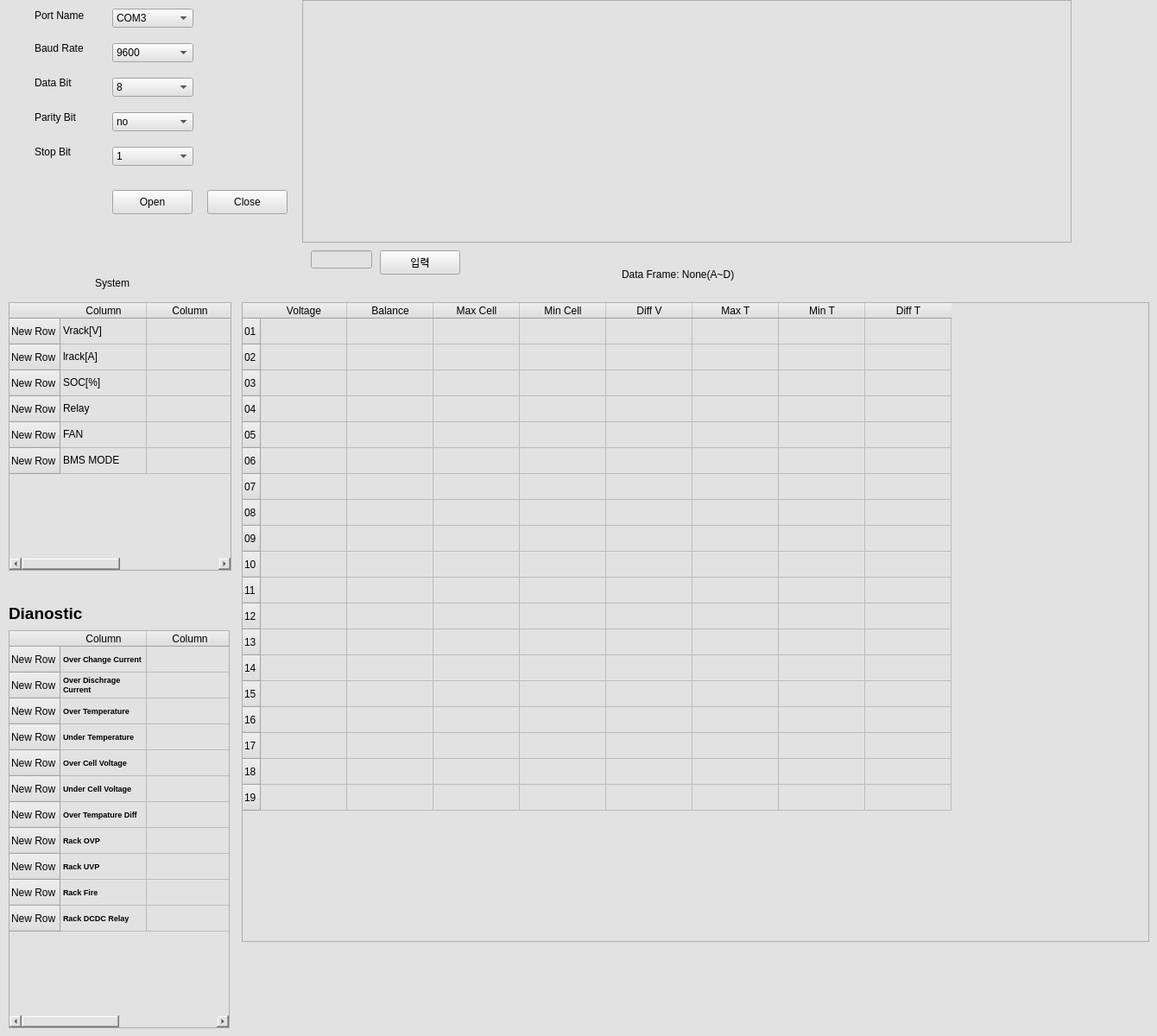
             <widget class="QWidget" name="Rack_1">
              <property name="enabled">
               <bool>true</bool>
              </property>
              <property name="sizePolicy">
               <sizepolicy hsizetype="Preferred" vsizetype="Preferred">
                <horstretch>100</horstretch>
                <verstretch>100</verstretch>
               </sizepolicy>
              </property>
              <property name="sizeIncrement">
               <size>
                <width>1000</width>
                <height>1000</height>
               </size>
              </property>
              <property name="baseSize">
               <size>
                <width>20</width>
                <height>20</height>
               </size>
              </property>
              <property name="styleSheet">
               <string notr="true">background-color: #E2E2E2;</string>
              </property>
              <attribute name="title">
               <string>1</string>
              </attribute>
              <widget class="QWidget" name="horizontalLayoutWidget">
               <property name="geometry">
                <rect>
                 <x>350</x>
                 <y>0</y>
                 <width>891</width>
                 <height>281</height>
                </rect>
               </property>
               <layout class="QHBoxLayout" name="horizontalLayout">
                <item>
                 <widget class="QFrame" name="frame_2">
                  <property name="minimumSize">
                   <size>
                    <width>200</width>
                    <height>200</height>
                   </size>
                  </property>
                  <property name="frameShape">
                   <enum>QFrame::StyledPanel</enum>
                  </property>
                  <property name="frameShadow">
                   <enum>QFrame::Raised</enum>
                  </property>
                  <layout class="QVBoxLayout" name="verticalLayout_3"/>
                 </widget>
                </item>
               </layout>
              </widget>
              <widget class="QLabel" name="label_df">
               <property name="geometry">
                <rect>
                 <x>720</x>
                 <y>310</y>
                 <width>161</width>
                 <height>16</height>
                </rect>
               </property>
               <property name="text">
                <string>Data Frame: None(A~D)</string>
               </property>
              </widget>
              <widget class="QComboBox" name="portCBox">
               <property name="geometry">
                <rect>
                 <x>130</x>
                 <y>10</y>
                 <width>94</width>
                 <height>22</height>
                </rect>
               </property>
               <item>
                <property name="text">
                 <string>COM3</string>
                </property>
               </item>
              </widget>
              <widget class="QComboBox" name="BaudCBox">
               <property name="geometry">
                <rect>
                 <x>130</x>
                 <y>50</y>
                 <width>94</width>
                 <height>22</height>
                </rect>
               </property>
               <item>
                <property name="text">
                 <string>9600</string>
                </property>
               </item>
               <item>
                <property name="text">
                 <string>115200</string>
                </property>
               </item>
              </widget>
              <widget class="QComboBox" name="DateBitCBox">
               <property name="geometry">
                <rect>
                 <x>130</x>
                 <y>90</y>
                 <width>94</width>
                 <height>22</height>
                </rect>
               </property>
               <item>
                <property name="text">
                 <string>8</string>
                </property>
               </item>
              </widget>
              <widget class="QComboBox" name="parityBitCBox">
               <property name="geometry">
                <rect>
                 <x>130</x>
                 <y>130</y>
                 <width>94</width>
                 <height>22</height>
                </rect>
               </property>
               <item>
                <property name="text">
                 <string>no</string>
                </property>
               </item>
              </widget>
              <widget class="QLabel" name="label_2">
               <property name="geometry">
                <rect>
                 <x>40</x>
                 <y>10</y>
                 <width>81</width>
                 <height>16</height>
                </rect>
               </property>
               <property name="text">
                <string>Port Name</string>
               </property>
              </widget>
              <widget class="QLabel" name="label_3">
               <property name="geometry">
                <rect>
                 <x>40</x>
                 <y>40</y>
                 <width>81</width>
                 <height>31</height>
                </rect>
               </property>
               <property name="text">
                <string>Baud Rate</string>
               </property>
              </widget>
              <widget class="QLabel" name="label_4">
               <property name="geometry">
                <rect>
                 <x>40</x>
                 <y>80</y>
                 <width>71</width>
                 <height>31</height>
                </rect>
               </property>
               <property name="text">
                <string>Data Bit</string>
               </property>
              </widget>
              <widget class="QLabel" name="label_5">
               <property name="geometry">
                <rect>
                 <x>40</x>
                 <y>120</y>
                 <width>81</width>
                 <height>31</height>
                </rect>
               </property>
               <property name="text">
                <string>Parity Bit</string>
               </property>
              </widget>
              <widget class="QLabel" name="label_6">
               <property name="geometry">
                <rect>
                 <x>40</x>
                 <y>160</y>
                 <width>81</width>
                 <height>31</height>
                </rect>
               </property>
               <property name="text">
                <string>Stop Bit</string>
               </property>
              </widget>
              <widget class="QComboBox" name="StopBitCBox">
               <property name="geometry">
                <rect>
                 <x>130</x>
                 <y>170</y>
                 <width>94</width>
                 <height>22</height>
                </rect>
               </property>
               <item>
                <property name="text">
                 <string>1</string>
                </property>
               </item>
              </widget>
              <widget class="QPushButton" name="openBtn">
               <property name="geometry">
                <rect>
                 <x>130</x>
                 <y>220</y>
                 <width>93</width>
                 <height>28</height>
                </rect>
               </property>
               <property name="text">
                <string>Open</string>
               </property>
              </widget>
              <widget class="QPushButton" name="closeBtn">
               <property name="geometry">
                <rect>
                 <x>240</x>
                 <y>220</y>
                 <width>93</width>
                 <height>28</height>
                </rect>
               </property>
               <property name="text">
                <string>Close</string>
               </property>
              </widget>
              <widget class="QLineEdit" name="input_edit">
               <property name="geometry">
                <rect>
                 <x>360</x>
                 <y>290</y>
                 <width>71</width>
                 <height>21</height>
                </rect>
               </property>
              </widget>
              <widget class="QPushButton" name="inputBtn">
               <property name="geometry">
                <rect>
                 <x>440</x>
                 <y>290</y>
                 <width>93</width>
                 <height>28</height>
                </rect>
               </property>
               <property name="text">
                <string>입력</string>
               </property>
              </widget>
              <widget class="QWidget" name="verticalLayoutWidget">
               <property name="geometry">
                <rect>
                 <x>280</x>
                 <y>350</y>
                 <width>1051</width>
                 <height>741</height>
                </rect>
               </property>
               <layout class="QVBoxLayout" name="verticalLayout_5">
                <item>
                 <widget class="QTableWidget" name="df_table">
                  <row>
                   <property name="text">
                    <string>01 </string>
                   </property>
                  </row>
                  <row>
                   <property name="text">
                    <string>02</string>
                   </property>
                  </row>
                  <row>
                   <property name="text">
                    <string>03</string>
                   </property>
                  </row>
                  <row>
                   <property name="text">
                    <string>04</string>
                   </property>
                  </row>
                  <row>
                   <property name="text">
                    <string>05</string>
                   </property>
                  </row>
                  <row>
                   <property name="text">
                    <string>06</string>
                   </property>
                  </row>
                  <row>
                   <property name="text">
                    <string>07</string>
                   </property>
                  </row>
                  <row>
                   <property name="text">
                    <string>08</string>
                   </property>
                  </row>
                  <row>
                   <property name="text">
                    <string>09</string>
                   </property>
                  </row>
                  <row>
                   <property name="text">
                    <string>10</string>
                   </property>
                  </row>
                  <row>
                   <property name="text">
                    <string>11</string>
                   </property>
                  </row>
                  <row>
                   <property name="text">
                    <string>12</string>
                   </property>
                  </row>
                  <row>
                   <property name="text">
                    <string>13</string>
                   </property>
                  </row>
                  <row>
                   <property name="text">
                    <string>14</string>
                   </property>
                  </row>
                  <row>
                   <property name="text">
                    <string>15</string>
                   </property>
                  </row>
                  <row>
                   <property name="text">
                    <string>16</string>
                   </property>
                  </row>
                  <row>
                   <property name="text">
                    <string>17</string>
                   </property>
                  </row>
                  <row>
                   <property name="text">
                    <string>18</string>
                   </property>
                  </row>
                  <row>
                   <property name="text">
                    <string>19</string>
                   </property>
                  </row>
                  <column>
                   <property name="text">
                    <string>Voltage</string>
                   </property>
                  </column>
                  <column>
                   <property name="text">
                    <string>Balance</string>
                   </property>
                  </column>
                  <column>
                   <property name="text">
                    <string>Max Cell</string>
                   </property>
                  </column>
                  <column>
                   <property name="text">
                    <string>Min Cell</string>
                   </property>
                  </column>
                  <column>
                   <property name="text">
                    <string>Diff V</string>
                   </property>
                  </column>
                  <column>
                   <property name="text">
                    <string>Max T</string>
                   </property>
                  </column>
                  <column>
                   <property name="text">
                    <string>Min T</string>
                   </property>
                  </column>
                  <column>
                   <property name="text">
                    <string>Diff T</string>
                   </property>
                  </column>
                 </widget>
                </item>
               </layout>
              </widget>
              <widget class="QWidget" name="verticalLayoutWidget_2">
               <property name="geometry">
                <rect>
                 <x>10</x>
                 <y>350</y>
                 <width>258</width>
                 <height>311</height>
                </rect>
               </property>
               <layout class="QVBoxLayout" name="verticalLayout_6">
                <item>
                 <widget class="QTableWidget" name="SystemTable">
                  <property name="sizePolicy">
                   <sizepolicy hsizetype="Expanding" vsizetype="Expanding">
                    <horstretch>0</horstretch>
                    <verstretch>0</verstretch>
                   </sizepolicy>
                  </property>
                  <row>
                   <property name="text">
                    <string>New Row</string>
                   </property>
                  </row>
                  <row>
                   <property name="text">
                    <string>New Row</string>
                   </property>
                  </row>
                  <row>
                   <property name="text">
                    <string>New Row</string>
                   </property>
                  </row>
                  <row>
                   <property name="text">
                    <string>New Row</string>
                   </property>
                  </row>
                  <row>
                   <property name="text">
                    <string>New Row</string>
                   </property>
                  </row>
                  <row>
                   <property name="text">
                    <string>New Row</string>
                   </property>
                  </row>
                  <column>
                   <property name="text">
                    <string>Column</string>
                   </property>
                  </column>
                  <column>
                   <property name="text">
                    <string>Column</string>
                   </property>
                  </column>
                  <item row="0" column="0">
                   <property name="text">
                    <string>Vrack[V]</string>
                   </property>
                  </item>
                  <item row="1" column="0">
                   <property name="text">
                    <string>lrack[A]</string>
                   </property>
                  </item>
                  <item row="2" column="0">
                   <property name="text">
                    <string>SOC[%]</string>
                   </property>
                  </item>
                  <item row="3" column="0">
                   <property name="text">
                    <string>Relay</string>
                   </property>
                  </item>
                  <item row="4" column="0">
                   <property name="text">
                    <string>FAN</string>
                   </property>
                  </item>
                  <item row="5" column="0">
                   <property name="text">
                    <string>BMS MODE</string>
                   </property>
                  </item>
                 </widget>
                </item>
               </layout>
              </widget>
              <widget class="QLabel" name="label">
               <property name="geometry">
                <rect>
                 <x>110</x>
                 <y>320</y>
                 <width>121</width>
                 <height>16</height>
                </rect>
               </property>
               <property name="text">
                <string>System</string>
               </property>
              </widget>
              <widget class="QTableWidget" name="dianostic_table">
               <property name="geometry">
                <rect>
                 <x>10</x>
                 <y>730</y>
                 <width>256</width>
                 <height>461</height>
                </rect>
               </property>
               <property name="sizePolicy">
                <sizepolicy hsizetype="Expanding" vsizetype="Expanding">
                 <horstretch>0</horstretch>
                 <verstretch>0</verstretch>
                </sizepolicy>
               </property>
               <property name="font">
                <font>
                 <pointsize>7</pointsize>
                 <weight>75</weight>
                 <bold>true</bold>
                </font>
               </property>
               <row>
                <property name="text">
                 <string>New Row</string>
                </property>
               </row>
               <row>
                <property name="text">
                 <string>New Row</string>
                </property>
               </row>
               <row>
                <property name="text">
                 <string>New Row</string>
                </property>
               </row>
               <row>
                <property name="text">
                 <string>New Row</string>
                </property>
               </row>
               <row>
                <property name="text">
                 <string>New Row</string>
                </property>
               </row>
               <row>
                <property name="text">
                 <string>New Row</string>
                </property>
               </row>
               <row>
                <property name="text">
                 <string>New Row</string>
                </property>
               </row>
               <row>
                <property name="text">
                 <string>New Row</string>
                </property>
               </row>
               <row>
                <property name="text">
                 <string>New Row</string>
                </property>
               </row>
               <row>
                <property name="text">
                 <string>New Row</string>
                </property>
               </row>
               <row>
                <property name="text">
                 <string>New Row</string>
                </property>
               </row>
               <column>
                <property name="text">
                 <string>Column</string>
                </property>
               </column>
               <column>
                <property name="text">
                 <string>Column</string>
                </property>
               </column>
               <item row="0" column="0">
                <property name="text">
                 <string>Over Change Current</string>
                </property>
               </item>
               <item row="1" column="0">
                <property name="text">
                 <string>Over Dischrage Current</string>
                </property>
               </item>
               <item row="2" column="0">
                <property name="text">
                 <string>Over Temperature</string>
                </property>
               </item>
               <item row="3" column="0">
                <property name="text">
                 <string>Under Temperature</string>
                </property>
               </item>
               <item row="4" column="0">
                <property name="text">
                 <string>Over Cell Voltage</string>
                </property>
               </item>
               <item row="5" column="0">
                <property name="text">
                 <string>Under Cell Voltage</string>
                </property>
               </item>
               <item row="6" column="0">
                <property name="text">
                 <string>Over Tempature Diff</string>
                </property>
               </item>
               <item row="7" column="0">
                <property name="text">
                 <string>Rack OVP</string>
                </property>
               </item>
               <item row="8" column="0">
                <property name="text">
                 <string>Rack UVP</string>
                </property>
               </item>
               <item row="9" column="0">
                <property name="text">
                 <string>Rack Fire</string>
                </property>
               </item>
               <item row="10" column="0">
                <property name="text">
                 <string>Rack DCDC Relay</string>
                </property>
               </item>
              </widget>
              <widget class="QLabel" name="label_12">
               <property name="geometry">
                <rect>
                 <x>10</x>
                 <y>700</y>
                 <width>151</width>
                 <height>21</height>
                </rect>
               </property>
               <property name="font">
                <font>
                 <pointsize>14</pointsize>
                 <weight>75</weight>
                 <bold>true</bold>
                </font>
               </property>
               <property name="text">
                <string>Dianostic </string>
               </property>
              </widget>
             </widget>
